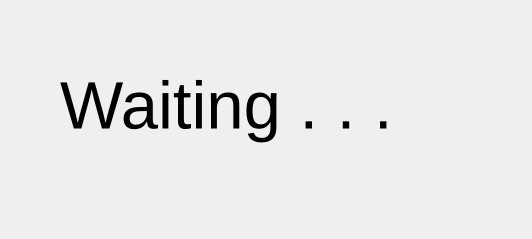
<?xml version="1.0" encoding="UTF-8"?>
<ui version="4.0">
 <class>StartGame</class>
 <widget class="QDialog" name="StartGame">
  <property name="geometry">
   <rect>
    <x>0</x>
    <y>0</y>
    <width>532</width>
    <height>239</height>
   </rect>
  </property>
  <property name="windowTitle">
   <string>Dialog</string>
  </property>
  <widget class="QLabel" name="label">
   <property name="geometry">
    <rect>
     <x>60</x>
     <y>20</y>
     <width>451</width>
     <height>171</height>
    </rect>
   </property>
   <property name="font">
    <font>
     <pointsize>50</pointsize>
    </font>
   </property>
   <property name="text">
    <string>Waiting . . .</string>
   </property>
  </widget>
 </widget>
 <resources/>
 <connections/>
</ui>
